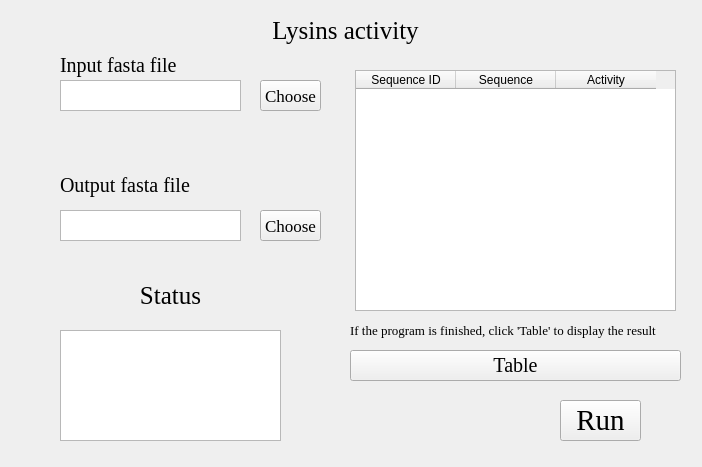
<?xml version="1.0" encoding="UTF-8"?>
<ui version="4.0">
 <class>Clustal</class>
 <widget class="QWidget" name="Clustal">
  <property name="geometry">
   <rect>
    <x>0</x>
    <y>0</y>
    <width>702</width>
    <height>467</height>
   </rect>
  </property>
  <property name="windowTitle">
   <string>Form</string>
  </property>
  <property name="styleSheet">
   <string notr="true">background-image: url(D:/Documents/Desktop/bb.png)</string>
  </property>
  <widget class="QLabel" name="label">
   <property name="geometry">
    <rect>
     <x>250</x>
     <y>10</y>
     <width>191</width>
     <height>41</height>
    </rect>
   </property>
   <property name="font">
    <font>
     <family>Times New Roman</family>
     <pointsize>19</pointsize>
    </font>
   </property>
   <property name="text">
    <string>Lysins activity</string>
   </property>
   <property name="alignment">
    <set>Qt::AlignCenter</set>
   </property>
  </widget>
  <widget class="QLabel" name="label_2">
   <property name="geometry">
    <rect>
     <x>60</x>
     <y>50</y>
     <width>161</width>
     <height>31</height>
    </rect>
   </property>
   <property name="font">
    <font>
     <family>Times New Roman</family>
     <pointsize>15</pointsize>
    </font>
   </property>
   <property name="text">
    <string>Input fasta file</string>
   </property>
   <property name="alignment">
    <set>Qt::AlignLeading|Qt::AlignLeft|Qt::AlignVCenter</set>
   </property>
  </widget>
  <widget class="QTextBrowser" name="textBrowser_2">
   <property name="geometry">
    <rect>
     <x>60</x>
     <y>80</y>
     <width>181</width>
     <height>31</height>
    </rect>
   </property>
   <property name="styleSheet">
    <string notr="true">background-image: url(D:/Documents/Desktop/white.png)</string>
   </property>
  </widget>
  <widget class="QLabel" name="label_3">
   <property name="geometry">
    <rect>
     <x>60</x>
     <y>170</y>
     <width>161</width>
     <height>31</height>
    </rect>
   </property>
   <property name="font">
    <font>
     <family>Times New Roman</family>
     <pointsize>15</pointsize>
    </font>
   </property>
   <property name="text">
    <string>Output fasta file</string>
   </property>
   <property name="alignment">
    <set>Qt::AlignLeading|Qt::AlignLeft|Qt::AlignVCenter</set>
   </property>
  </widget>
  <widget class="QTextBrowser" name="textBrowser_3">
   <property name="geometry">
    <rect>
     <x>60</x>
     <y>210</y>
     <width>181</width>
     <height>31</height>
    </rect>
   </property>
   <property name="styleSheet">
    <string notr="true">background-image: url(D:/Documents/Desktop/white.png)</string>
   </property>
  </widget>
  <widget class="QPushButton" name="pushButton_2">
   <property name="geometry">
    <rect>
     <x>260</x>
     <y>80</y>
     <width>61</width>
     <height>31</height>
    </rect>
   </property>
   <property name="font">
    <font>
     <family>Times New Roman</family>
     <pointsize>13</pointsize>
    </font>
   </property>
   <property name="text">
    <string>Choose</string>
   </property>
  </widget>
  <widget class="QPushButton" name="pushButton_3">
   <property name="geometry">
    <rect>
     <x>260</x>
     <y>210</y>
     <width>61</width>
     <height>31</height>
    </rect>
   </property>
   <property name="font">
    <font>
     <family>Times New Roman</family>
     <pointsize>13</pointsize>
    </font>
   </property>
   <property name="text">
    <string>Choose</string>
   </property>
  </widget>
  <widget class="QTextBrowser" name="textBrowser">
   <property name="geometry">
    <rect>
     <x>60</x>
     <y>330</y>
     <width>221</width>
     <height>111</height>
    </rect>
   </property>
   <property name="styleSheet">
    <string notr="true">background-image: url(D:/Documents/Desktop/white.png)</string>
   </property>
  </widget>
  <widget class="QLabel" name="label_4">
   <property name="geometry">
    <rect>
     <x>120</x>
     <y>280</y>
     <width>101</width>
     <height>31</height>
    </rect>
   </property>
   <property name="font">
    <font>
     <family>Times New Roman</family>
     <pointsize>19</pointsize>
    </font>
   </property>
   <property name="text">
    <string>Status</string>
   </property>
   <property name="alignment">
    <set>Qt::AlignCenter</set>
   </property>
  </widget>
  <widget class="QPushButton" name="pushButton">
   <property name="geometry">
    <rect>
     <x>560</x>
     <y>400</y>
     <width>81</width>
     <height>41</height>
    </rect>
   </property>
   <property name="font">
    <font>
     <family>Times New Roman</family>
     <pointsize>22</pointsize>
    </font>
   </property>
   <property name="styleSheet">
    <string notr="true">background-image: url(D:/Documents/Desktop/white.png)</string>
   </property>
   <property name="text">
    <string>Run</string>
   </property>
  </widget>
  <widget class="QPushButton" name="pushButton_4">
   <property name="geometry">
    <rect>
     <x>350</x>
     <y>350</y>
     <width>331</width>
     <height>31</height>
    </rect>
   </property>
   <property name="font">
    <font>
     <family>Times New Roman</family>
     <pointsize>15</pointsize>
    </font>
   </property>
   <property name="text">
    <string>Table</string>
   </property>
  </widget>
  <widget class="QLabel" name="label_6">
   <property name="geometry">
    <rect>
     <x>350</x>
     <y>320</y>
     <width>331</width>
     <height>20</height>
    </rect>
   </property>
   <property name="font">
    <font>
     <family>Times New Roman</family>
     <pointsize>10</pointsize>
    </font>
   </property>
   <property name="text">
    <string>If the program is finished, click 'Table' to display the result</string>
   </property>
   <property name="alignment">
    <set>Qt::AlignLeading|Qt::AlignLeft|Qt::AlignVCenter</set>
   </property>
  </widget>
  <widget class="QTableWidget" name="tableWidget">
   <property name="geometry">
    <rect>
     <x>355</x>
     <y>70</y>
     <width>321</width>
     <height>241</height>
    </rect>
   </property>
   <property name="styleSheet">
    <string notr="true">background-image: url(D:/Documents/Desktop/white.png)</string>
   </property>
   <column>
    <property name="text">
     <string>Sequence ID</string>
    </property>
   </column>
   <column>
    <property name="text">
     <string>Sequence</string>
    </property>
   </column>
   <column>
    <property name="text">
     <string>Activity</string>
    </property>
   </column>
  </widget>
 </widget>
 <resources/>
 <connections/>
</ui>
